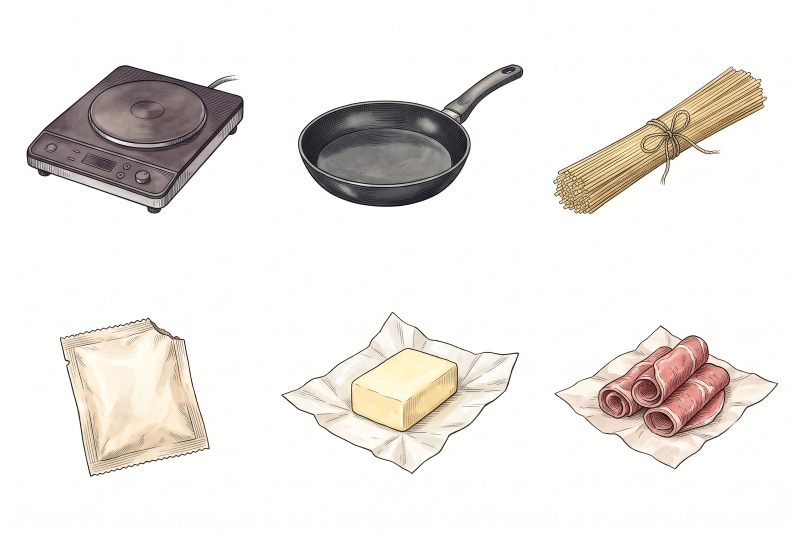
#> input picture popup-book/books/una-padella/gemini-raw/sheet-a.png, 1600 x 1073 px (shown at 1/2 size); its folder holds only this picture in this run
$ python prep.py
#> lines starting #> are read from the running program, lines starting #| are printed output that depends on the picture; after the words box and inside, x2 and y2 are one past the last pixel; in counts of white or black regions, pixels touching at a corner belong together
#> in main, rgb is the input picture: shape (1073, 1600, 3); mean R, G, B 236.4, 232.9, 229.5
"""Gemini returns JPEG-like art on a white background. Make the white that touches the border transparent,
so tools/cut.py can find the shapes on each sheet.

usage: python3 art/prep.py            (reads gemini-raw/*.png, writes art-src/<name>.png)
"""
import glob, os
import cv2
import numpy as np
from PIL import Image

HERE = os.path.dirname(os.path.abspath(__file__))
BOOK = os.path.dirname(HERE)
FLAT = {'cover'}
HOLES = set()


def cutout(rgb, holes=False):
#> called with holes = False
    h, w = rgb.shape[:2]
#> h = 1073; w = 1600
    lum = rgb.min(axis=2).astype(np.int16)
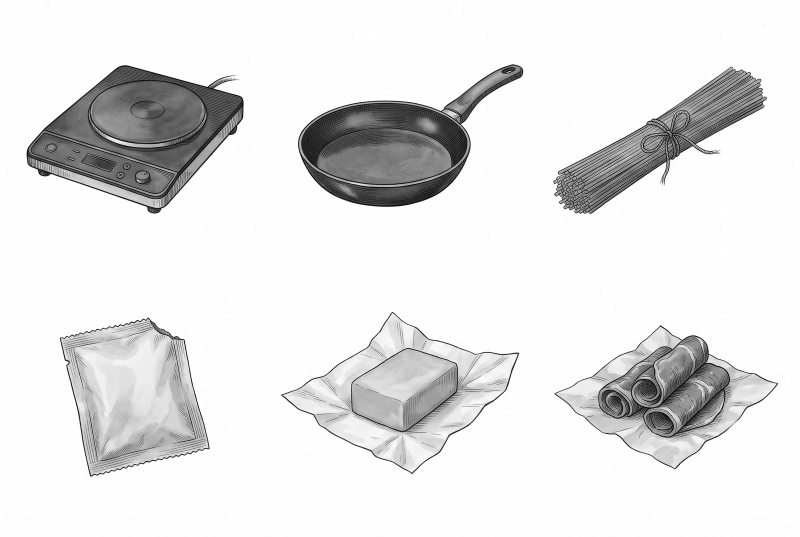
#> lum: shape (1073, 1600) int16 (shown at 1/2 size); min 0, max 255, mean 229.1
    white = (lum > 236).astype(np.uint8)
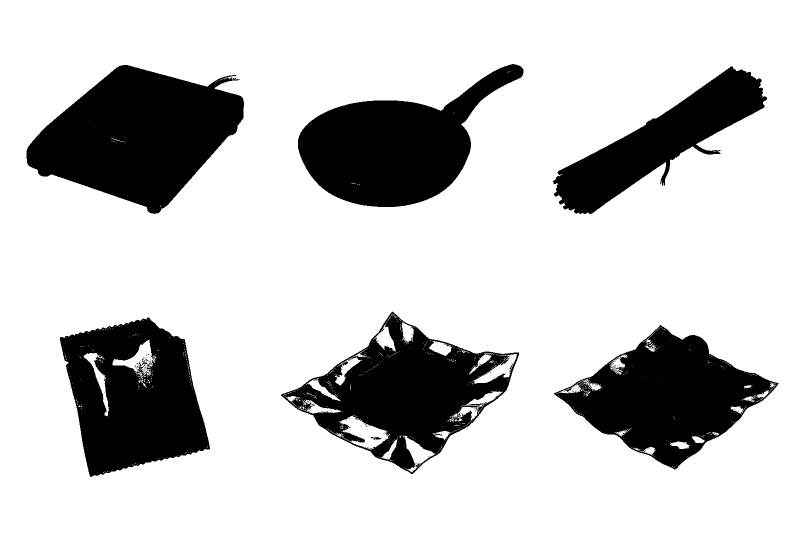
#> white: shape (1073, 1600) (shown at 1/2 size); values 0 (black) and 1 (white), 78.3% white; 129 black regions (121 under 20 px), largest, box (x1, y1, x2, y2) and area: (53, 130, 488, 428) 78718, (596, 128, 1047, 414) 64129, (120, 635, 420, 954) 62474
    # background = near-white pixels connected to the border
    ff = white.copy(); mask = np.zeros((h + 2, w + 2), np.uint8)
    for x in range(0, w, 4):
        for y in (0, h - 1):
            if ff[y, x] == 1: cv2.floodFill(ff, mask, (x, y), 2)
    for y in range(0, h, 4):
        for x in (0, w - 1):
            if ff[y, x] == 1: cv2.floodFill(ff, mask, (x, y), 2)
    bg = (ff == 2).astype(np.uint8)
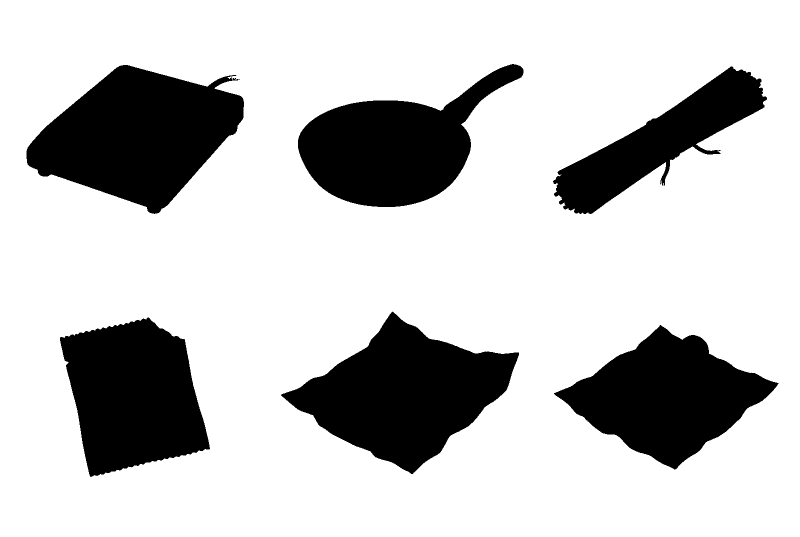
#> bg: shape (1073, 1600) (shown at 1/2 size); values 0 (black) and 1 (white), 77% white; 6 black regions, box (x1, y1, x2, y2) and area: (53, 130, 488, 428) 78777, (562, 623, 1038, 948) 76991, (120, 635, 420, 954) 66598, (1108, 650, 1557, 939) 65441, (596, 128, 1047, 414) 64148, (1106, 133, 1534, 428) 42830
    bg = cv2.morphologyEx(bg, cv2.MORPH_OPEN, np.ones((3, 3), np.uint8))
#> bg: shape (1073, 1600); values 0 (black) and 1 (white), 77% white; 6 black regions, box (x1, y1, x2, y2) and area: (53, 130, 488, 428) 78814, (562, 623, 1038, 948) 76992, (120, 635, 420, 954) 66624, (1108, 650, 1557, 939) 65442, (596, 128, 1047, 414) 64152, (1106, 133, 1534, 428) 42912
    if holes:
        inner = ((lum > 243) & (bg == 0)).astype(np.uint8)
        n, lab, stats, _ = cv2.connectedComponentsWithStats(inner, 4)
        for i in range(1, n):
            if stats[i, cv2.CC_STAT_AREA] > 700: bg[lab == i] = 1
    fg = 1 - bg
    # soften: alpha ramps over the last few light pixels next to the background
    alpha = cv2.GaussianBlur(fg.astype(np.float32), (3, 3), 0)
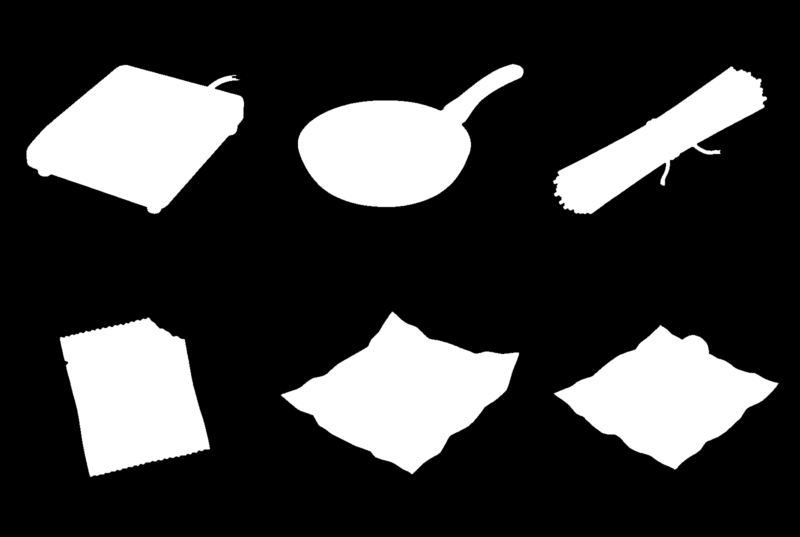
#> alpha: shape (1073, 1600) float32 (shown at 1/2 size); min 0, max 1, mean 0.23
    return np.dstack([rgb, (alpha * 255).astype(np.uint8)])


def main():
    out = os.path.join(BOOK, 'art-src'); os.makedirs(out, exist_ok=True)
    for p in sorted(glob.glob(os.path.join(BOOK, 'gemini-raw', '*.png'))):
        name = os.path.splitext(os.path.basename(p))[0]
        rgb = np.array(Image.open(p).convert('RGB'))
        if name in FLAT:
            Image.fromarray(rgb).save(os.path.join(out, name + '.png'))
        else:
            Image.fromarray(cutout(rgb, name in HOLES), 'RGBA').save(os.path.join(out, name + '.png'))
        print(name, rgb.shape[1], 'x', rgb.shape[0])
#| sheet-a 1600 x 1073


if __name__ == '__main__':
    main()

$ run again, on popup-book/books/una-padella/gemini-raw/sheet-e.png
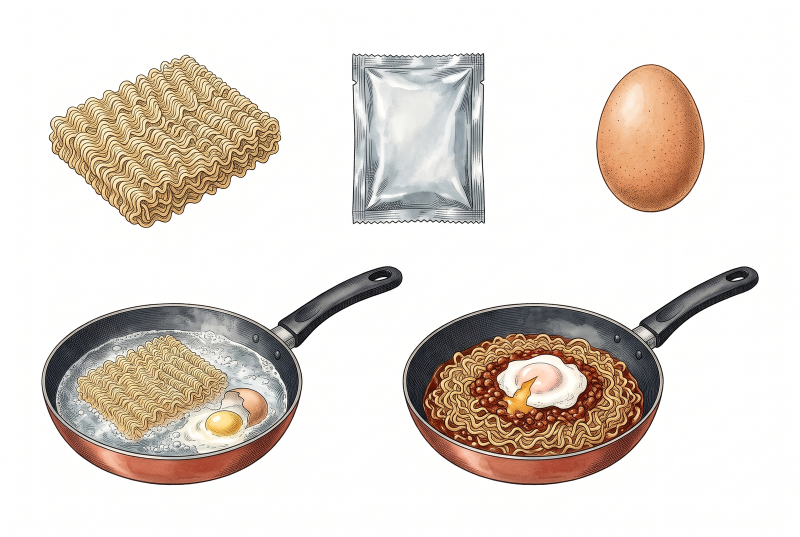
#> input picture popup-book/books/una-padella/gemini-raw/sheet-e.png, 1600 x 1073 px (shown at 1/2 size)
#> in main, rgb is the input picture: shape (1073, 1600, 3); mean R, G, B 225.5, 217.7, 210.6
#> in cutout, `white = (lum > 236).astype(np.uint8)`:
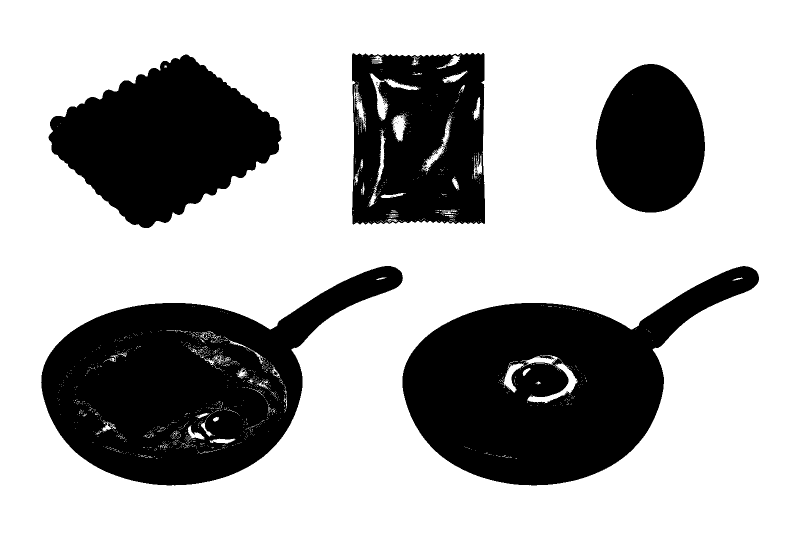
#> white: shape (1073, 1600) (shown at 1/2 size); values 0 (black) and 1 (white), 68.3% white; 100 black regions (94 under 20 px), largest, box (x1, y1, x2, y2) and area: (805, 532, 1518, 971) 159821, (82, 532, 806, 971) 159039, (97, 109, 563, 456) 96529, (704, 106, 970, 449) 79228, (1192, 128, 1410, 425) 50264, (713, 171, 715, 186) 30
#> fg: shape (1073, 1600); values 0 (black) and 1 (white), 32.8% white; 5 white regions, box (x1, y1, x2, y2) and area: (82, 532, 806, 971) 163901, (805, 532, 1518, 971) 163572, (97, 109, 563, 456) 96563, (704, 106, 970, 449) 87976, (1192, 128, 1410, 425) 50265
#> in cutout, `alpha = cv2.GaussianBlur(fg.astype(np.float32), (3, 3), 0)`:
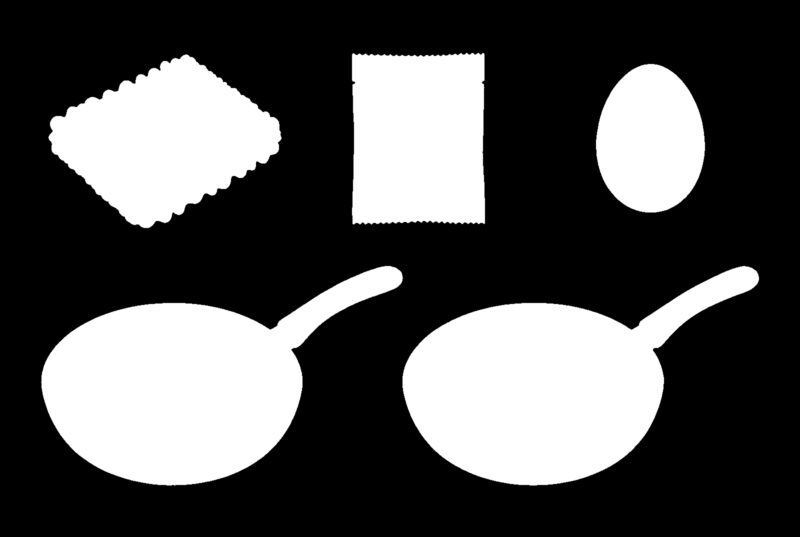
#> alpha: shape (1073, 1600) float32 (shown at 1/2 size); min 0, max 1, mean 0.328
#| sheet-e 1600 x 1073

$ run again, on popup-book/books/una-padella/gemini-raw/sheet-f.png
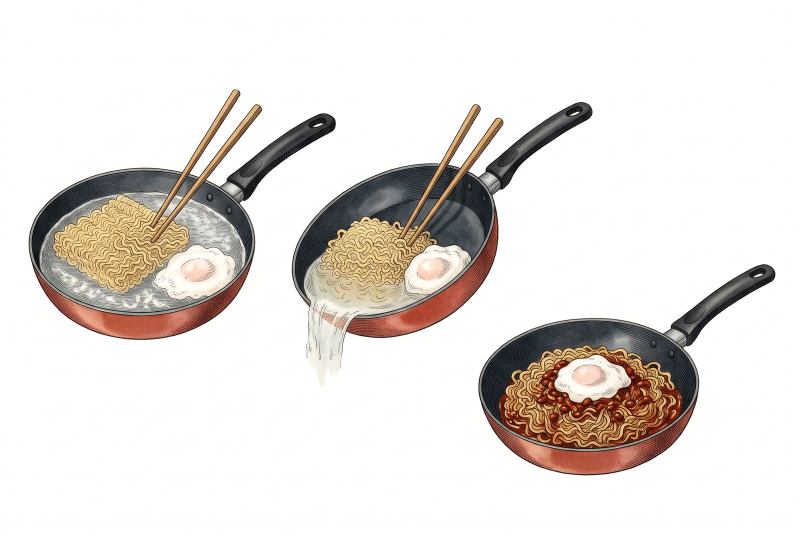
#> input picture popup-book/books/una-padella/gemini-raw/sheet-f.png, 1600 x 1073 px (shown at 1/2 size)
#> in main, rgb is the input picture: shape (1073, 1600, 3); mean R, G, B 228.4, 223.3, 219.1
#> in cutout, `white = (lum > 236).astype(np.uint8)`:
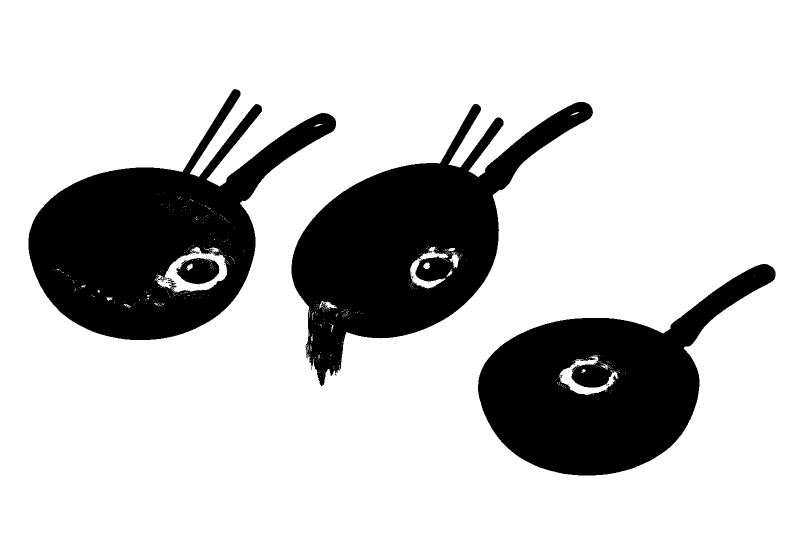
#> white: shape (1073, 1600) (shown at 1/2 size); values 0 (black) and 1 (white), 77.6% white; 36 black regions (32 under 20 px), largest, box (x1, y1, x2, y2) and area: (57, 178, 672, 680) 133051, (583, 204, 1186, 772) 130457, (956, 528, 1551, 951) 117909, (353, 516, 439, 569) 3189
#> fg: shape (1073, 1600); values 0 (black) and 1 (white), 23.1% white; 3 white regions, box (x1, y1, x2, y2) and area: (57, 178, 672, 680) 141657, (583, 204, 1186, 772) 133589, (956, 528, 1551, 951) 120795
#> in cutout, `alpha = cv2.GaussianBlur(fg.astype(np.float32), (3, 3), 0)`:
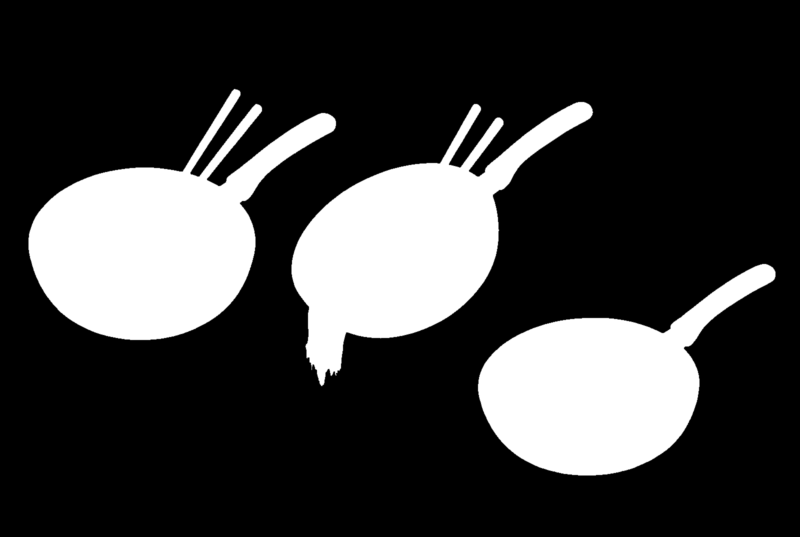
#> alpha: shape (1073, 1600) float32 (shown at 1/2 size); min 0, max 1, mean 0.231
#| sheet-f 1600 x 1073

$ run again, on popup-book/books/una-padella/gemini-raw/sheet-g.png
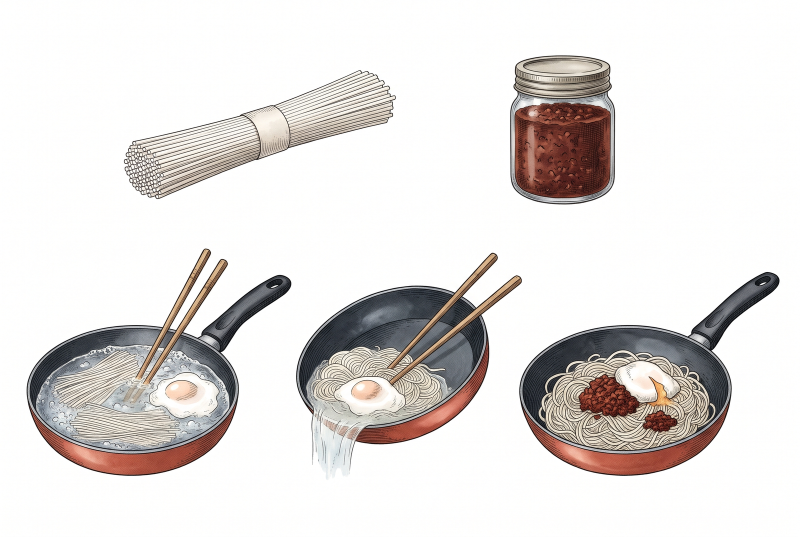
#> input picture popup-book/books/una-padella/gemini-raw/sheet-g.png, 1600 x 1073 px (shown at 1/2 size)
#> in main, rgb is the input picture: shape (1073, 1600, 3); mean R, G, B 226.4, 222.6, 220.7
#> in cutout, `white = (lum > 236).astype(np.uint8)`:
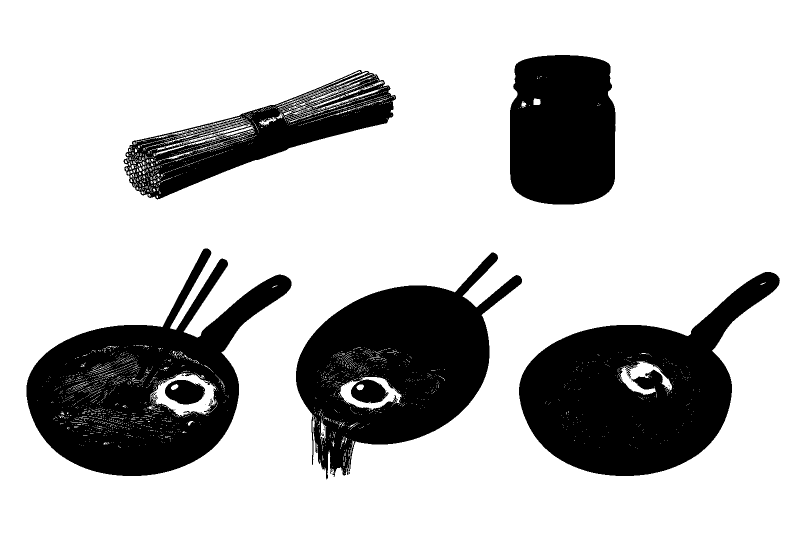
#> white: shape (1073, 1600) (shown at 1/2 size); values 0 (black) and 1 (white), 75.5% white; 125 black regions (117 under 20 px), largest, box (x1, y1, x2, y2) and area: (1038, 544, 1560, 952) 107885, (53, 497, 583, 952) 106090, (592, 505, 1044, 959) 99599
#> fg: shape (1073, 1600); values 0 (black) and 1 (white), 26% white; 5 white regions, box (x1, y1, x2, y2) and area: (53, 497, 583, 952) 116958, (1038, 544, 1560, 952) 111059, (592, 505, 1044, 959) 104732, (1020, 110, 1231, 409) 57807, (247, 140, 792, 399) 56360
#> in cutout, `alpha = cv2.GaussianBlur(fg.astype(np.float32), (3, 3), 0)`:
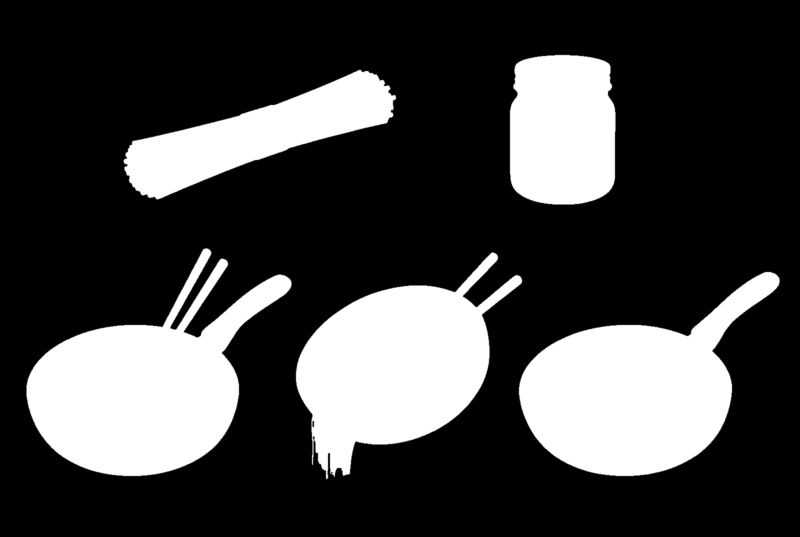
#> alpha: shape (1073, 1600) float32 (shown at 1/2 size); min 0, max 1, mean 0.26
#| sheet-g 1600 x 1073

$ run again, on popup-book/books/una-padella/gemini-raw/sheet-b.png
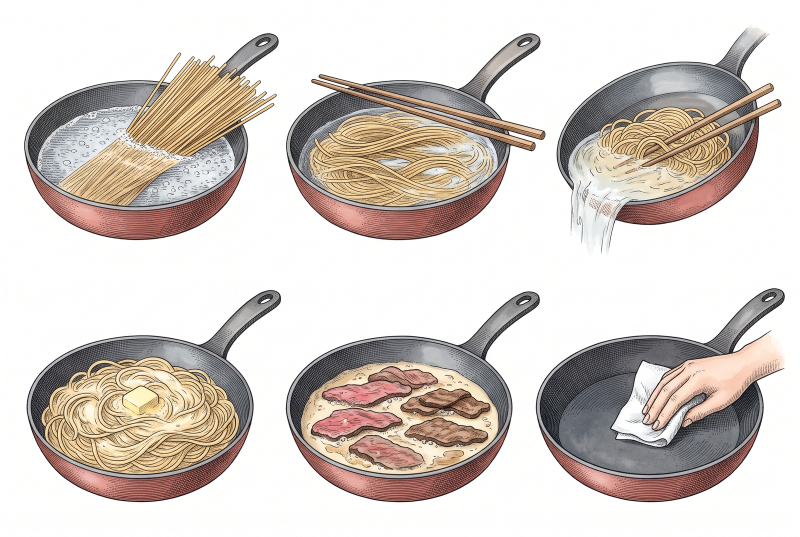
#> input picture popup-book/books/una-padella/gemini-raw/sheet-b.png, 1600 x 1073 px (shown at 1/2 size)
#> in main, rgb is the input picture: shape (1073, 1600, 3); mean R, G, B 213.4, 205, 199
#> white: shape (1073, 1600); values 0 (black) and 1 (white), 56.8% white; 117 black regions (109 under 20 px), largest, box (x1, y1, x2, y2) and area: (48, 66, 558, 481) 127913, (53, 580, 563, 1005) 126534, (571, 582, 1080, 1005) 126168
#> fg: shape (1073, 1600); values 0 (black) and 1 (white), 44% white; 12 white regions (6 under 20 px), largest, box (x1, y1, x2, y2) and area: (1071, 576, 1570, 1005) 132898, (48, 66, 558, 481) 130311, (53, 580, 563, 1005) 126716, (571, 582, 1080, 1005) 126296, (572, 66, 1091, 481) 125471, (1113, 53, 1563, 508) 113083
#> in cutout, `alpha = cv2.GaussianBlur(fg.astype(np.float32), (3, 3), 0)`:
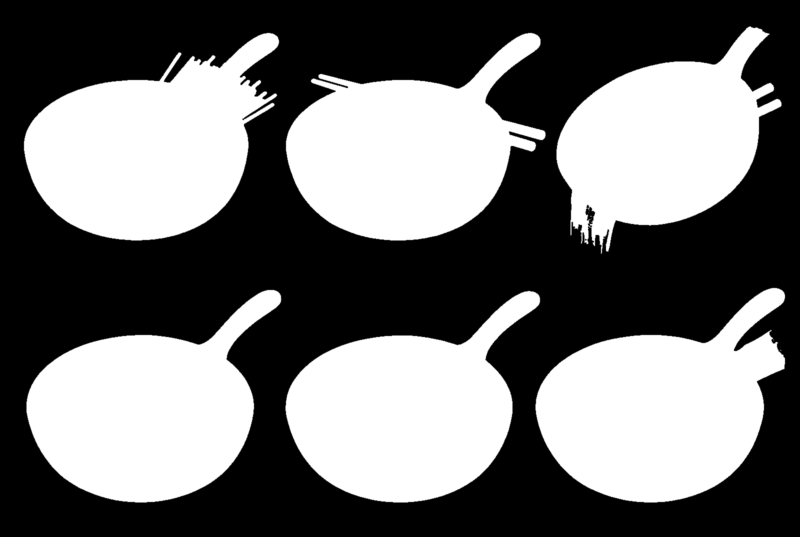
#> alpha: shape (1073, 1600) float32 (shown at 1/2 size); min 0, max 1, mean 0.44
#| sheet-b 1600 x 1073
